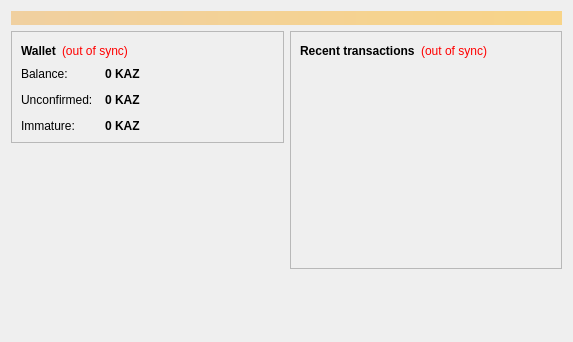
<?xml version="1.0" encoding="UTF-8"?>
<ui version="4.0">
 <class>OverviewPage</class>
 <widget class="QWidget" name="OverviewPage">
  <property name="geometry">
   <rect>
    <x>0</x>
    <y>0</y>
    <width>573</width>
    <height>342</height>
   </rect>
  </property>
  <property name="windowTitle">
   <string>Form</string>
  </property>
  <layout class="QVBoxLayout" name="topLayout">
   <item>
    <widget class="QLabel" name="labelAlerts">
     <property name="visible">
      <bool>false</bool>
     </property>
     <property name="styleSheet">
      <string notr="true">background-color: qlineargradient(x1: 0, y1: 0, x2: 1, y2: 0, stop:0 #F0D0A0, stop:1 #F8D488); color:#000000;</string>
     </property>
     <property name="wordWrap">
      <bool>true</bool>
     </property>
     <property name="margin">
      <number>3</number>
     </property>
    </widget>
   </item>
   <item>
    <layout class="QHBoxLayout" name="horizontalLayout" stretch="1,1">
     <item>
      <layout class="QVBoxLayout" name="verticalLayout_2">
       <item>
        <widget class="QFrame" name="frame">
         <property name="frameShape">
          <enum>QFrame::StyledPanel</enum>
         </property>
         <property name="frameShadow">
          <enum>QFrame::Raised</enum>
         </property>
         <layout class="QVBoxLayout" name="verticalLayout_4">
          <item>
           <layout class="QHBoxLayout" name="horizontalLayout_4">
            <item>
             <widget class="QLabel" name="label_5">
              <property name="font">
               <font>
                <weight>75</weight>
                <bold>true</bold>
               </font>
              </property>
              <property name="text">
               <string>Wallet</string>
              </property>
             </widget>
            </item>
            <item>
             <widget class="QLabel" name="labelWalletStatus">
              <property name="toolTip">
               <string>The displayed information may be out of date. Your wallet automatically synchronizes with the Kazcoin network after a connection is established, but this process has not completed yet.</string>
              </property>
              <property name="styleSheet">
               <string notr="true">QLabel { color: red; }</string>
              </property>
              <property name="text">
               <string notr="true">(out of sync)</string>
              </property>
              <property name="alignment">
               <set>Qt::AlignLeading|Qt::AlignLeft|Qt::AlignVCenter</set>
              </property>
             </widget>
            </item>
            <item>
             <spacer name="horizontalSpacer_2">
              <property name="orientation">
               <enum>Qt::Horizontal</enum>
              </property>
              <property name="sizeHint" stdset="0">
               <size>
                <width>40</width>
                <height>20</height>
               </size>
              </property>
             </spacer>
            </item>
           </layout>
          </item>
          <item>
           <layout class="QFormLayout" name="formLayout_2">
            <property name="fieldGrowthPolicy">
             <enum>QFormLayout::AllNonFixedFieldsGrow</enum>
            </property>
            <property name="horizontalSpacing">
             <number>12</number>
            </property>
            <property name="verticalSpacing">
             <number>12</number>
            </property>
            <item row="0" column="0">
             <widget class="QLabel" name="label">
              <property name="text">
               <string>Balance:</string>
              </property>
             </widget>
            </item>
            <item row="0" column="1">
             <widget class="QLabel" name="labelBalance">
              <property name="font">
               <font>
                <weight>75</weight>
                <bold>true</bold>
               </font>
              </property>
              <property name="cursor">
               <cursorShape>IBeamCursor</cursorShape>
              </property>
              <property name="toolTip">
               <string>Your current balance</string>
              </property>
              <property name="text">
               <string notr="true">0 KAZ</string>
              </property>
              <property name="textInteractionFlags">
               <set>Qt::LinksAccessibleByMouse|Qt::TextSelectableByKeyboard|Qt::TextSelectableByMouse</set>
              </property>
             </widget>
            </item>
            <item row="1" column="0">
             <widget class="QLabel" name="label_3">
              <property name="text">
               <string>Unconfirmed:</string>
              </property>
             </widget>
            </item>
            <item row="1" column="1">
             <widget class="QLabel" name="labelUnconfirmed">
              <property name="font">
               <font>
                <weight>75</weight>
                <bold>true</bold>
               </font>
              </property>
              <property name="cursor">
               <cursorShape>IBeamCursor</cursorShape>
              </property>
              <property name="toolTip">
               <string>Total of transactions that have yet to be confirmed, and do not yet count toward the current balance</string>
              </property>
              <property name="text">
               <string notr="true">0 KAZ</string>
              </property>
              <property name="textInteractionFlags">
               <set>Qt::LinksAccessibleByMouse|Qt::TextSelectableByKeyboard|Qt::TextSelectableByMouse</set>
              </property>
             </widget>
            </item>
            <item row="2" column="0">
             <widget class="QLabel" name="labelImmatureText">
              <property name="text">
               <string>Immature:</string>
              </property>
             </widget>
            </item>
            <item row="2" column="1">
             <widget class="QLabel" name="labelImmature">
              <property name="font">
               <font>
                <weight>75</weight>
                <bold>true</bold>
               </font>
              </property>
              <property name="toolTip">
               <string>Mined balance that has not yet matured</string>
              </property>
              <property name="text">
               <string notr="true">0 KAZ</string>
              </property>
              <property name="textInteractionFlags">
               <set>Qt::LinksAccessibleByMouse|Qt::TextSelectableByKeyboard|Qt::TextSelectableByMouse</set>
              </property>
             </widget>
            </item>
           </layout>
          </item>
         </layout>
        </widget>
       </item>
       <item>
        <spacer name="verticalSpacer">
         <property name="orientation">
          <enum>Qt::Vertical</enum>
         </property>
         <property name="sizeHint" stdset="0">
          <size>
           <width>20</width>
           <height>40</height>
          </size>
         </property>
        </spacer>
       </item>
      </layout>
     </item>
     <item>
      <layout class="QVBoxLayout" name="verticalLayout_3">
       <item>
        <widget class="QFrame" name="frame_2">
         <property name="frameShape">
          <enum>QFrame::StyledPanel</enum>
         </property>
         <property name="frameShadow">
          <enum>QFrame::Raised</enum>
         </property>
         <layout class="QVBoxLayout" name="verticalLayout">
          <item>
           <layout class="QHBoxLayout" name="horizontalLayout_2">
            <item>
             <widget class="QLabel" name="label_4">
              <property name="text">
               <string>&lt;b&gt;Recent transactions&lt;/b&gt;</string>
              </property>
             </widget>
            </item>
            <item>
             <widget class="QLabel" name="labelTransactionsStatus">
              <property name="toolTip">
               <string>The displayed information may be out of date. Your wallet automatically synchronizes with the Kazcoin network after a connection is established, but this process has not completed yet.</string>
              </property>
              <property name="styleSheet">
               <string notr="true">QLabel { color: red; }</string>
              </property>
              <property name="text">
               <string notr="true">(out of sync)</string>
              </property>
              <property name="alignment">
               <set>Qt::AlignRight|Qt::AlignTrailing|Qt::AlignVCenter</set>
              </property>
             </widget>
            </item>
            <item>
             <spacer name="horizontalSpacer">
              <property name="orientation">
               <enum>Qt::Horizontal</enum>
              </property>
              <property name="sizeHint" stdset="0">
               <size>
                <width>40</width>
                <height>20</height>
               </size>
              </property>
             </spacer>
            </item>
           </layout>
          </item>
          <item>
           <widget class="QListView" name="listTransactions">
            <property name="styleSheet">
             <string notr="true">QListView { background: transparent; }</string>
            </property>
            <property name="frameShape">
             <enum>QFrame::NoFrame</enum>
            </property>
            <property name="verticalScrollBarPolicy">
             <enum>Qt::ScrollBarAlwaysOff</enum>
            </property>
            <property name="horizontalScrollBarPolicy">
             <enum>Qt::ScrollBarAlwaysOff</enum>
            </property>
            <property name="selectionMode">
             <enum>QAbstractItemView::NoSelection</enum>
            </property>
           </widget>
          </item>
         </layout>
        </widget>
       </item>
       <item>
        <spacer name="verticalSpacer_2">
         <property name="orientation">
          <enum>Qt::Vertical</enum>
         </property>
         <property name="sizeHint" stdset="0">
          <size>
           <width>20</width>
           <height>40</height>
          </size>
         </property>
        </spacer>
       </item>
      </layout>
     </item>
    </layout>
   </item>
  </layout>
 </widget>
 <resources/>
 <connections/>
</ui>
